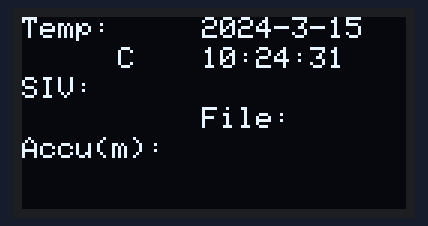
A sketch run on a simulated Teensy 3. Parts: 128×64 one-colour display. The local clock reads 2024-03-15 10:24:30 at power-on unless the sketch sets it; what the sketch prints to the serial monitor is not drawn.

Above: at 1.1 s.
At 5.2 s:
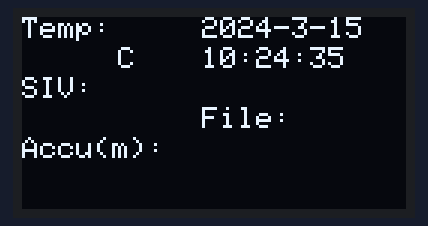
At 9.3 s:
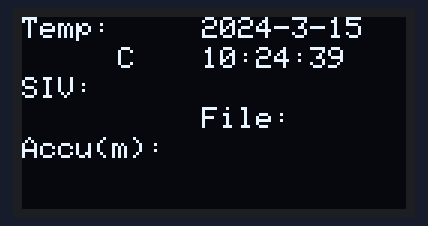
At 19.6 s:
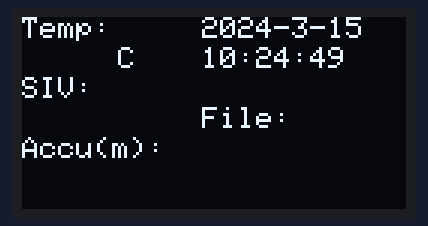
At 28.8 s:
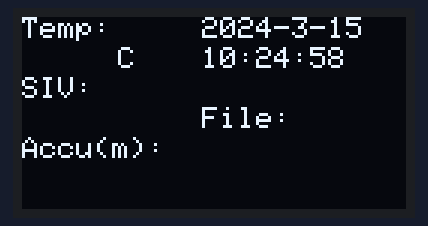
At 38.0 s:
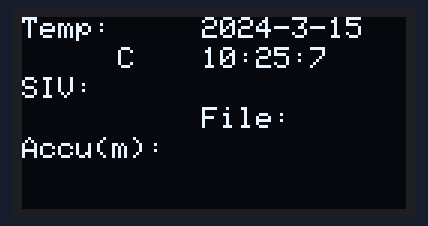

Measured:
- what the display in image 0 shows lasts 1.0 s, from 1.1 s to 2.1 s

The sketch:

rtc_in.ino
```cpp
#include <TimeLib.h>
#include <Wire.h>
#include <Adafruit_GFX.h>
#include <Adafruit_SSD1306.h>

time_t RTCTime;
#define SCREEN_WIDTH 128 // OLED display width, in pixels
#define SCREEN_HEIGHT 64 // OLED display height, in pixels
#define OLED_RESET     -1 // Reset pin # (or -1 if sharing Arduino reset pin)
#define SCREEN_ADDRESS 0x3C ///< See datasheet for Address; 0x3D for 128x64, 0x3C for 128x32
Adafruit_SSD1306 display(SCREEN_WIDTH, SCREEN_HEIGHT, &Wire, OLED_RESET);


void setup() {
  Serial.begin(115200);
  while (!Serial && millis() < 4000 );
  Serial.println("\n" __FILE__ " " __DATE__ " " __TIME__);
  setSyncProvider(getTeensy3Time);

  Serial.println(F("Wire.begin"));
  Wire.begin();
  Serial.println(F("SSD1306 begin"));
  if (!display.begin(SSD1306_SWITCHCAPVCC, SCREEN_ADDRESS)) {
    Serial.println(F("SSD1306 allocation failed"));
  }
}

void loop() {


  Serial.print("[c] ");
  Serial.print(hour());
  Serial.print(":");
  Serial.print(minute());
  Serial.print(":");
  Serial.print(second());
  Serial.print(" ");
  Serial.print(month());
  Serial.print("/");
  Serial.print(day());
  Serial.print("/");
  Serial.print(year());
  Serial.println();

  delay(1000);
  oled(); //display oled

}

time_t getTeensy3Time() {
  return Teensy3Clock.get();
}

void oled() {
  display.clearDisplay();
  display.setTextSize(1); // Draw scale text
  display.setTextColor(SSD1306_WHITE);
  display.setCursor(0, 0);
  display.println("Temp:");
  display.setCursor(0, 10);
  //display.println(ntc10, 2);
  display.setCursor(32, 10);
  display.println("C");
  display.setCursor(0, 20);
  display.println("SIV:");
  display.setCursor(0, 30);
  //display.println(gt[6]);
  display.setCursor(32, 30);
  display.setCursor(0, 40);
  display.println("Accu(m):");
  display.setCursor(0, 50);
  //display.println(accu, 3);

  display.setCursor(60, 0);
  display.println(String(year()) + "-" +  String(month()) + "-" +  String(day()));
  display.setCursor(60, 10);
  display.println(String(hour()) + ":" +  String(minute()) + ":" +  String(second()));
  display.setCursor(60, 30);
  display.println("File:");
  display.setCursor(60, 40);
  //display.println(logFileName);
  display.setCursor(60, 50);
  //display.println(logFileName2);

  display.setCursor(60, 20);
  //display.println(f2);
  //display.setCursor(90, 20);
  //display.println("hz");

  display.setCursor(90, 20);
  //display.println(f);

  display.display();      // Show initial text
}
```
